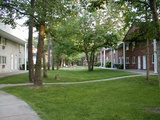
//> input picture Gramado_72k.jpg, 160 x 120 px, shrunk from 320 x 240 before the run
$ ./tf__copy_ Gramado_72k.jpg   (built with g++ and OpenCV 4)
//> lines starting //> are read from the running program, lines starting //| are printed output that depends on the picture; after the words box and inside, x2 and y2 are one past the last pixel; in counts of white or black regions, pixels touching at a corner belong together
#include <stdio.h>
#include <stdlib.h>
#include <time.h>
#include <string.h>
#include <math.h>
#include <opencv2/opencv.hpp>
#include <opencv2/highgui.hpp>

using namespace cv;

#define B 0
#define G 1
#define R 2
#define RWEIGHT 0.299
#define GWEIGHT 0.587
#define BWEIGHT 0.114
#define ERODED 0
#define QUANTIZATIONDEFAULT 150
#define INVOKEERROR "usage: tf <Image_Path> [-q <Quantization_Amount>]\n"

Mat imageIn, quantized, region;
int maxRegion = 0;

void luminance()
{
	int sizex = quantized.cols;
	int sizey = quantized.rows;
	for (int i=0;i<sizey;i++)
		for (int j=0;j<sizex;j++)
		{
			Vec3b pixel = quantized.at<Vec3b>(i,j);
			float luminance = RWEIGHT * pixel.val[R] + GWEIGHT * pixel.val[G] + BWEIGHT * pixel.val[B];
			pixel.val[R] = luminance;
			pixel.val[G] = luminance;
			pixel.val[B] = luminance;
			quantized.at<Vec3b>(i,j) = pixel;
		}
}


void quantization(int amount)
{
	int sizex = quantized.cols;
	int sizey = quantized.rows;

	int lower = 256;
	int higher = -1;

	if(amount == 0)
	{
		std::cout << "Quantization cannot be 0\n";
		exit(0);
	}


	printf("Quantizing...\n");
	// convert image to grayscale
	luminance();

	// get limits
	for (int i=0;i<sizey;i++)
		for (int j=0;j<sizex;j++)
		{
			Vec3b pixel = quantized.at<Vec3b>(i,j);
			if (pixel.val[R] > higher)
				higher = pixel.val[R];
			if (pixel.val[R] < lower)
				lower = pixel.val[R];
		}


	// get bin sizes
	int tam_int = higher - lower + 1;

	if (amount >= tam_int)
		return;

	int tb = tam_int/amount;


	// set bin
	for (int i=0;i<sizey;i++)
		for (int j=0;j<sizex;j++)
		{
			Vec3b pixel = quantized.at<Vec3b>(i,j);
			int newVal = (pixel.val[R] - lower)/tb;
			newVal = lower + newVal*tb;
			pixel.val[R] = newVal;
			pixel.val[G] = newVal;
			pixel.val[B] = newVal;
			quantized.at<Vec3b>(i,j) = pixel;
		}
}

void segment()
{
	int sizex = quantized.cols;
	int sizey = quantized.rows;

	bool processed[imageIn.rows][imageIn.cols], current[imageIn.rows][imageIn.cols];


	for(int i=0; i<imageIn.rows; i++)
		for(int j=0; j<imageIn.cols; j++)
		{
			current[i][j] = false;
			processed[i][j] = false;
		}
	int regioni = 0;
	for(int i=0; i<sizey; i++)
	{
	std::cout << "Segmenting... " << std::setprecision(4) << ((float)i/sizey)*100 << "%     \t\t\r" << std::flush;
		for(int j=0; j<sizex; j++)
		{
			if (!processed[i][j])
			{
				regioni++;
				int value = (quantized.at<Vec3b>(i,j)).val[R];
				processed[i][j] = true;
				current[i][j] = true;
				bool _continue = true;

				// Repeat until converged
				while(_continue)
				{
					_continue = false;
					for(int k=0; k<sizey; k++)
					{
						for(int l=0; l<sizex; l++)
						{
							if((k-1 >= 0)&&(current[k-1][l])&&((quantized.at<Vec3b>(k-1,l)).val[R] == value)&&(!current[k][l]))
							{
								_continue = true;
								processed[k][l] = true;
								current[k][l] = true;
								region.at<int>(k,l) = regioni;
							}
							if((k+1 < sizey)&&(current[k+1][l])&&((quantized.at<Vec3b>(k+1,l)).val[R] == value)&&(!current[k][l]))
							{
								_continue = true;
								processed[k][l] = true;
								current[k][l] = true;
								region.at<int>(k,l) = regioni;
							}
							if((l-1 >= 0)&&(current[k][l-1])&&((quantized.at<Vec3b>(k,l-1)).val[R] == value)&&(!current[k][l]))
							{
								_continue = true;
								processed[k][l] = true;
								current[k][l] = true;
								region.at<int>(k,l) = regioni;
							}
							if((l+1 < sizey)&&(current[k][l+1])&&((quantized.at<Vec3b>(k,l+1)).val[R] == value)&&(!current[k][l]))
							{
								_continue = true;
								processed[k][l] = true;
								current[k][l] = true;
								region.at<int>(k,l) = regioni;
							}
						}
					}
				}
			}

			int r = rand()%256;
			int g = rand()%256;
			int b = rand()%256;

			for(int i=0; i< sizey; i++)
				for(int j=0; j<sizex; j++)
				{
					if(current[i][j])
					{
						current[i][j] = false;
						Vec3b pixel = quantized.at<Vec3b>(i,j);
						pixel.val[R] = r;
						pixel.val[G] = g;
						pixel.val[B] = b;
						quantized.at<Vec3b>(i,j) = pixel;
					}
				}
		}
	}
	printf("\n\n");
	maxRegion = regioni;
}

void erode()
{
	printf("region is %d, %d\nquantized is %d, %d\n", region.rows, region.cols, quantized.rows, quantized.cols);
	int sizex = region.cols;
	int sizey = region.rows;
	Mat temp = region.clone();
//	for(int r=1; r<maxRegion; r++)
	{
	int r=2;
//	std::cout << "Eroding... " << std::setprecision(4) << ((float)r/maxRegion)*100 << "%     \t\t\r" << std::flush;
		for(int i=0; i< sizey; i++)
		{
			for(int j=0; j<sizex; j++)
			{
				if(temp.at<int>(i,j) == r)
				{
					bool edge = false;
/*					if((i > 0) && (temp.at<int>(i-1, j) != r))
					{
						edge = true;
					}
*/					if((j > 0) && (temp.at<int>(i, j-1) != r))
					{
						edge = true;
					}
/*					if((i < sizey-1) && (temp.at<int>(i+1, j) != r))
					{
						edge = true;
					}
					if((j < sizex-1) && (temp.at<int>(i, j+1) != r))
					{
						edge = true;
					}

*/					if(edge)
					{
						region.at<int>(i,j) = ERODED;

					}

				}
			}
		}
	}
	for(int i=0; i<sizey; i++)
		for(int j=0; j<sizex; j++)
		{
			if(region.at<int>(i,j) == ERODED)
			{
				Vec3b pixel;
				pixel.val[R] = 255;
				pixel.val[G] = 0;
				pixel.val[B] = 0;
				quantized.at<Vec3b>(i,j) = pixel;
			}
		}
}

// [62 lines left out: function dilate, not called in this run]

int main(int argc, char** argv)
{
	int quantizationAmount;
	char* filename;
	if ( argc < 2 )
    {
        printf(INVOKEERROR);
        return -1;
    }

	filename = argv[1];
    imageIn = imread(filename , 1 );
//> imageIn is the input picture: 120 rows x 160 cols, CV_8UC3; mean B, G, R 80.1, 114.7, 102.3
    for(int i=0; i < argc; i++)
    {
    	if (strcmp(argv[i], "-q") == 0)
    	{
    		if (i+1 < argc)
    		{
    			quantizationAmount = atoi(argv[i+1]);
    		}
    		else
    		{
    		printf(INVOKEERROR);
    		}
		}
    }
    if (quantizationAmount <= 0)
    {
    	quantizationAmount = QUANTIZATIONDEFAULT;
    }
    if ( !imageIn.data )
    {
        printf("No image data \n");
        return -1;
    }

	srand(time(NULL));

    quantized = imageIn.clone();
    quantization(quantizationAmount);
//> after the loop in luminance, `for (int i=0;i<sizey;i++)`:
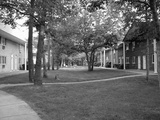
//> quantized: 120 rows x 160 cols, CV_8UC3; min 3, max 255, mean 106.5
//> the loop in quantization, `for (int i=0;i<sizey;i++)` made 120 passes
//> (higher, lower) on passes 1 to 12: (249, 10), (249, 8), (249, 8), (249, 8), (249, 5), (251, 5), (251, 3), (251, 3), (251, 3), (252, 3), (252, 3), (252, 3)
//> after the loop in quantization, `for (int i=0;i<sizey;i++)`: higher = 255; lower = 3
//> in quantization, `int tam_int = higher - lower + 1;`: tam_int = 253
//> in quantization, `int tb = tam_int/amount;`: tb = 1

    imwrite("quantized.jpg", quantized);

    namedWindow("Input Image", WINDOW_AUTOSIZE );
    namedWindow("Output Image", WINDOW_AUTOSIZE);
    imshow("Input Image", imageIn);

    region = Mat::zeros(imageIn.rows, imageIn.cols, CV_16S);

    segment();
//> after the loop in segment, `for(int i=0; i<sizey; i++)`:
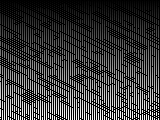
//> region: 120 rows x 160 cols, CV_16SC1; min 0, max 7910, mean 1698.5; drawn with min black and max white
//> after the loop in segment, `for(int i=0; i<sizey; i++)`:
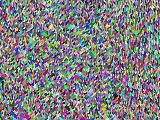
//> quantized: 120 rows x 160 cols, CV_8UC3; mean B, G, R 129.1, 127, 127.1
//> after the loop in segment, `for(int i=0; i<sizey; i++)`: regioni = 7910

    FILE* dump = fopen("region.txt", "w");
    for(int i=0; i<region.rows; i++)
    {
    	for(int j=0; j<region.cols; j++)
    	{
    		fprintf(dump, "%d ", region.at<int>(i,j));
    	}
    	fprintf(dump, "\r\n");
    }
    fflush(dump);
    fclose(dump);

    imwrite("seedRegion.jpg", quantized);

    erode();
//| region is 120, 160
//| quantized is 120, 160
//> after the loop in erode, `for(int i=0; i<sizey; i++)`:
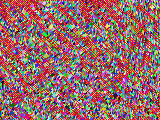
//> quantized: 120 rows x 160 cols, CV_8UC3; 17.67% of pixels changed, all inside (x1, y1, x2, y2) = (0, 0, 160, 120)
    imwrite("erodedRegion.jpg", quantized);

//    dilate();
   	imshow("Output Image", quantized);
//    imwrite("dilatedRegion.jpg", quantized);


    dump = fopen("eroded.txt", "w");
    for(int i=0; i<region.rows; i++)
    {
    	for(int j=0; j<region.cols; j++)
    	{
    		fprintf(dump, "%d ", region.at<int>(i,j));
    	}
    	fprintf(dump, "\r\n");
    }
    fflush(dump);

    waitKey(0);
    return 0;
}
